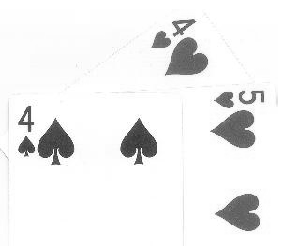
#> input picture image1.pgm, 288 x 250 px
$ python connected_components.py --image image1.pgm
#> lines starting #> are read from the running program, lines starting #| are printed output that depends on the picture; after the words box and inside, x2 and y2 are one past the last pixel; in counts of white or black regions, pixels touching at a corner belong together
# import the neccessary package
import argparse
import cv2 as cv

# construct the argument parser and the arguments

ap = argparse.ArgumentParser()
ap.add_argument("-i","--image",required=True, help="path to input image")
ap.add_argument("-c", "--connectivity",type=int, default=4,help="connectivity for connected component analysis")
args = vars(ap.parse_args())

# load the input image from disk, convert it to grayscale, andd threshhold it

image = cv.imread(args["image"])
#> image is the input picture: shape (250, 288, 3); min 23, max 255, mean 239.9
gray = cv.cvtColor(image,cv.COLOR_BGR2GRAY)
thresh = cv.threshold(gray, 0, 225, cv.THRESH_BINARY_INV | cv.THRESH_OTSU)[1]
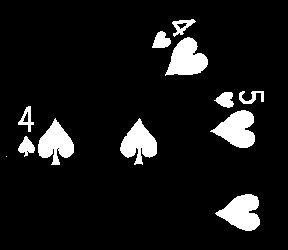
#> thresh: shape (250, 288); values 0 (black) and 225 (white), 8.6% white; 12 white regions (1 under 20 px), largest, box (x1, y1, x2, y2) and area: (165, 37, 208, 76) 1058, (215, 194, 260, 231) 1047, (210, 110, 255, 148) 1046

# apply connected component analysis to the thresholded image

output = cv.connectedComponentsWithStats(
    thresh, args["connectivity"], cv.CV_32S)
(numLabels, labels, stats, centroids)=output
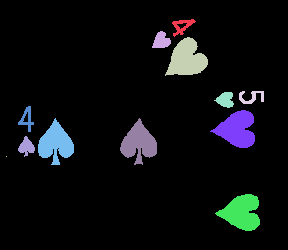
#> labels: shape (250, 288) int32; 13 distinct labels, from 0 to 12; one colour per label, 0 black
#> numLabels = 13; stats = 13 rows, first 6: [0, 0, 288, 250, 65801], [172, 19, 24, 18, 183], [152, 31, 19, 17, 218], [165, 37, 43, 39, 1058], [239, 91, 25, 13, 161], [214, 92, 20, 16, 208]; centroids = 13 rows, first 8: [141.1, 124.2], [181.8, 25.61], [161, 40.36], [186.4, 58.72], [251, 96.73], [225.1, 99.37], [26.51, 118.4], [236.9, 129]

# loop over the number of unique connected components labels

for i in range(0, numLabels):
    # if this is the first component then we examine the
	# *background* (typically we would just ignore this
	# component in our loop)
    if i == 0:
        text = "examining component {}/{} (background)".format(
			i + 1, numLabels)

    # otherwise, we are examing the actual connected component
    else:
        text = "examining component {}/{}".format( i + 1, numLabels)
    # print a status message update for the current connected
    # component
    print("[INFO] {}".format(text))
#> this loop made 13 passes
#> text on passes 1 to 12: 'examining component 1/13 (background)', 'examining component 2/13', 'examining component 3/13', 'examining component 4/13', 'examining component 5/13', 'examining component 6/13', 'examining component 7/13', 'examining component 8/13', 'examining component 9/13', 'examining component 10/13', 'examining component 11/13', 'examining component 12/13'
#| [INFO] examining component 1/13 (background)
#| [INFO] examining component 2/13
#| [INFO] examining component 3/13
#| [INFO] examining component 4/13
#| [INFO] examining component 5/13
#| [INFO] examining component 6/13
#| [INFO] examining component 7/13
#| [INFO] examining component 8/13
#> (further printed lines are left out)

# extract the connected component statistics and centroid for
# the current label
x = stats[i, cv.CC_STAT_LEFT]
#> x = 215
y = stats[i, cv.CC_STAT_TOP]
#> y = 194
w = stats[i, cv.CC_STAT_WIDTH]
#> w = 45
h = stats[i, cv.CC_STAT_HEIGHT]
#> h = 37
area = stats[i, cv.CC_STAT_AREA]
#> area = 1047
(cX, cY) = centroids[i]
#> cX = 241.4; cY = 212.1

# clone our original image (so we can draw on it) and then draw
# a bounding box surrounding the connected component along with
# a circle corresponding to the centroid

output = image.copy()
cv.rectangle(output, (x, y), (x + w, y + h), (0, 255, 0), 3)
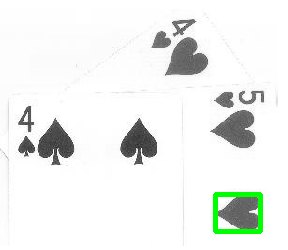
#> output: shape (250, 288, 3); 1.12% of pixels changed, all inside (x1, y1, x2, y2) = (213, 192, 263, 234)
cv.circle(output, (int(cX), int(cY)), 4, (0, 0, 255), -1)
#> output: shape (250, 288, 3); 0.07% of pixels changed, all inside (x1, y1, x2, y2) = (237, 208, 246, 217)

# construct a mask for the current connected component by
# finding a pixels in the labels array that have the current
# connected component ID
componentMask = (labels == i).astype("uint8") * 255
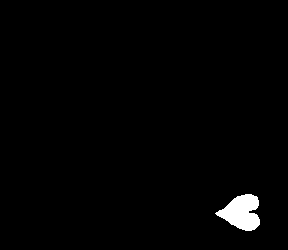
#> componentMask: shape (250, 288); 1.5% white; 1 white region, box (x1, y1, x2, y2) and area: (215, 194, 260, 231) 1047
	# show our output image and connected component mask
cv.imshow("Output", output)
cv.imshow("Connected Component", componentMask)
cv.waitKey(0)
